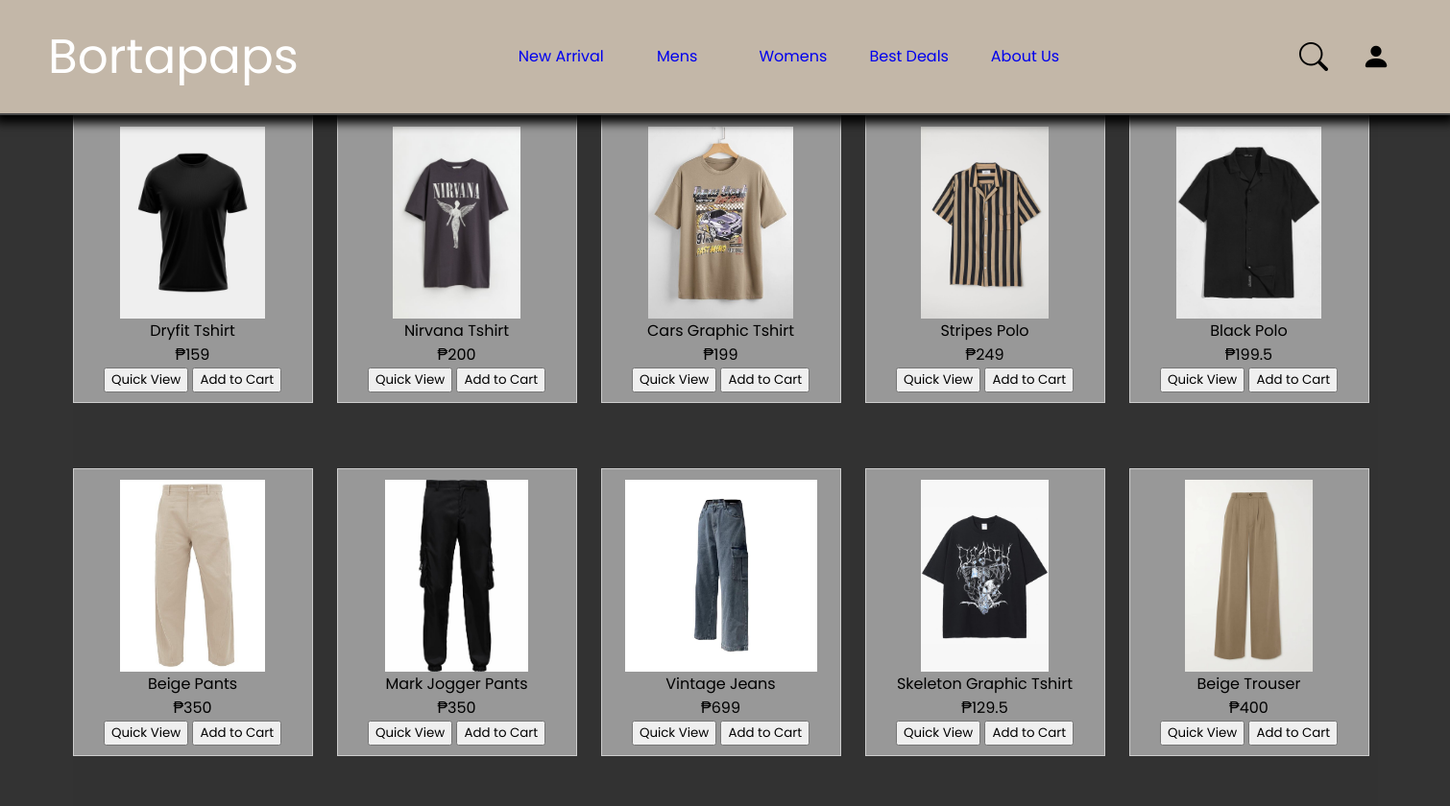
The app's page /testBortapaps/items/items.php?category=New Arrival with its own data.
### tables this page shows
CREATE TABLE `products` (
  `id` int(11) NOT NULL,
  `name` varchar(255) NOT NULL,
  `description` text NOT NULL,
  `price` double NOT NULL,
  `category` varchar(255) DEFAULT NULL,
  `path` varchar(255) NOT NULL
);

### testBortapaps/items/item-maker.php (the view, shortened to what this page needs)
<div class="items-container">
            <?php
                if(isset($_GET['category'])){
                    $category = $_GET['category'];
                    if($category == "New Arrival"){
                        $sql = "SELECT * FROM `products` ORDER BY `products`.`id` DESC LIMIT 10";
                        $result = mysqli_query($conn, $sql);
                        while($row = mysqli_fetch_assoc($result)){
                        ?>
                        <form method="post" id="item-form" name="item-form">
                            <div class="item-box">
                                <img src="../Products/<?= $row['path'] ?>" width="200px" height="200px" style="object-fit:contain;" alt="This is an item image">
                                <div class="item-details">
                                    <span><?= $row['name']?></span>
                                    <span>₱<?=$row['price']?></span>
                                </div>
                                <div class="item-options">
                                    <input type="button" value="Quick View" id="quick-view">
                                    <input type="submit" value="Add to Cart" id="to-cart" name="to-cart">
                                </div>
                            </div>
                        </form>
        <?php
                }
                }
            }
            ?>
</div>

### testBortapaps/css/main-style.css (style rules this page uses)
* { box-sizing: border-box; margin: 0px; font-family: "Poppins", sans-serif; font-optical-sizing: auto; font-style: normal; }
body { background-color: #333; overflow-x: hidden; display: flex; flex-direction: column; }
.items-container { height: 90vh; width: 90vw; background-color: rgba(50, 50, 50, 0.792);; display: grid; grid-template-columns: repeat(5, 1fr); gap: 16px; }
.items-container .item-box { padding: 15px; background-color: #cccccca9; border: 1px solid #ccc; display: flex; flex-direction: column; justify-content: center; align-items: center; width: 250px; height: 300px; }
.item-box .item-details { width: 100%; height: 100px; display: flex; flex-direction: column; justify-content: center; align-items: center; }

### records on screen
products: path (picture), name "Dryfit Tshirt", price "159"
products: path (picture), name "Nirvana Tshirt", price "200"
products: path (picture), name "Cars Graphic Tshirt", price "199"
products: path (picture), name "Stripes Polo", price "249"
products: path (picture), name "Black Polo", price "199.5"
products: path (picture), name "Beige Pants", price "350"
products: path (picture), name "Mark Jogger Pants", price "350"
products: path (picture), name "Vintage Jeans", price "699"
products: path (picture), name "Skeleton Graphic Tshirt", price "129.5"
products: path (picture), name "Beige Trouser", price "400"
